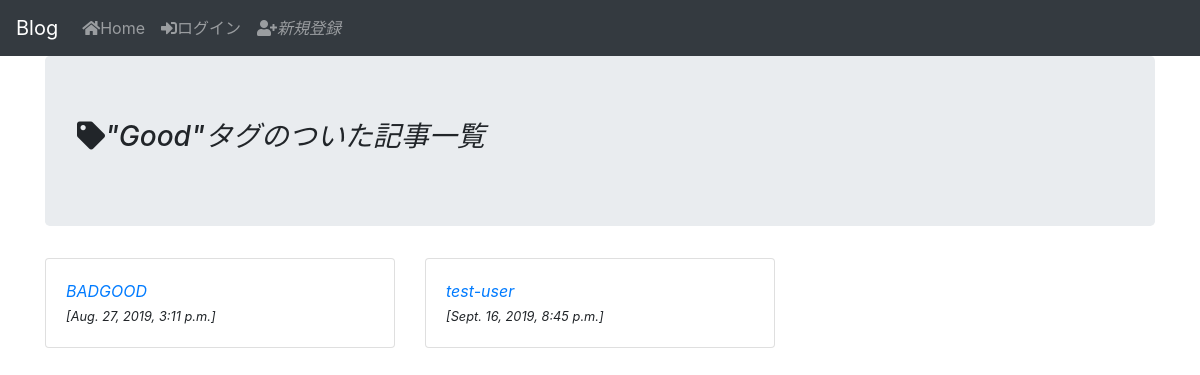
Page /tag/1/ on the committed database.
### mini_app/models.py (models this page shows, shortened)
class Tag(models.Model):
  name = models.CharField(max_length=32, unique=True)
  class Meta:
    ordering = ('name',)

class Article(models.Model):
  author = models.ForeignKey(to=User,on_delete=models.CASCADE,)
  title = models.CharField(max_length=128)
  text = models.TextField()
  posted_at = models.DateTimeField(auto_now_add=True)
  last_modify = models.DateTimeField(auto_now=True)
  like = models.IntegerField(default=0)
  tags = models.ManyToManyField(Tag, blank=True)
  class Meta:
    ordering = ('title',)

### mini_app/views.py (the view)
# urls.py: path("tag/<int:pk>/", views.view_tag, name="view_tag"),
def view_tag(request,pk):
  template_name = "mini_app/view_tag.html"
  try:
    tag = models.Tag.objects.get(pk=pk)
    articles = tag.article_set.all()
  except models.Tag.DoesNotExist:
    raise Http404
  context = {"tag": tag,
             "articles": articles.order_by('posted_at'),
             "login_user_id": request.user.id}
  return render(request,template_name,context)

### mini_app/templates/mini_app/view_tag.html (shortened to what this page needs)
{% extends 'base/base.html' %}
{% block jumbotron %}
<h1 class="h3"><i class="fas fa-tag"></i>"{{ tag.name }}"タグのついた記事一覧</h1>
{% endblock %}
{% block body %}
<div class="row">
  {% for article in articles %}
  <div class="col-12 col-md-6 col-lg-4">
    <div class="card">
      <div class="card-body">
        <div class="row">
          <div class="col-12">
            <a class="text-primary" href="{% url 'view_article' article.pk %}">{{ article.title }}</a>
          </div>
          <div class="col-12">
            <small>[{{ article.posted_at }}]</small>
          </div>
        </div>
      </div>
    </div>
  </div>
  {% endfor %}
</div>
{% endblock %}

### rows in the picture
Tag: name "Good"
Article: title "BADGOOD", posted_at "Aug. 27, 2019, 3:11 p.m."
Article: title "test-user", posted_at "Sept. 16, 2019, 8:45 p.m."
